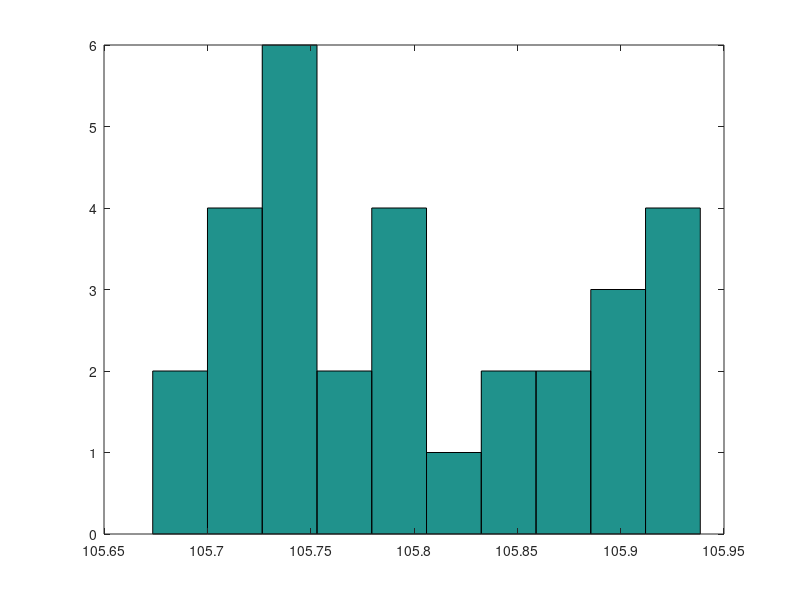

Source code (MATLAB): (Note: this script raises an error after producing the figure.)

% Simula 15000 velocidades aleatorias en el rango definido
velocidades = 105.67 + 0.3*rand(30, 1);
hist(velocidades);


medianaT=median(velocidades);

%{
    B. Si la velocidad media es mayor a la velocidad superada por el 50 % de los carros, se debe poner una señal
       de tránsito de alerta en el tramo. Determine si finalmente se debe poner la señal o no.
%}

    %Calcular la media
    mediaT = mean(velocidades)

    %Calcular el percentil 50%
    prct50 = prctile(velocidades,50)

    %Comparamos

    disp("Media de los datos: " + mediaT + " <-----> Percentil 50%: " + prct50)


%{
    C. Se multa a los conductores cuya velocidad est ́e a mas de 2 desviaciones típicas a la derecha de la velocidad
       modal. La multa es de 500 mil pesos. Estime aproximadamente cu ́anto ser ́ıa la recaudaci ́on por multa para este
       grupo.

%}

    %Calcular la desviación estandar
    devEstandar = std(velocidades);

    limiteVelocidad = mediaT + 2*devEstandar;
    o= find(velocidades>limiteVelocidad);
    multas = length(o) * 500000;

    display("Se recaudaran: COP $" + multas + " en multas." )



%{
    C. Un inspector de tr ́ansito afirma que si hace falta poner la señal de tránsito porque al menos el 65 % de
       los vehículos sobrepasan los 100 km/h. Qué opina de la afirmación del inspector?
%}
 

    %Calcular el percentil 65%
    prct65 = prctile(velocidades,65);

    disp("Media de los datos: " + mediaT + " <-----> Percentil 65%: " + prct65 + " <-----> Mediana: " + medianaT);


%{
    D. Construya un boxplot aproximado de las velocidades calculando con detalle el valor de ambos bigotes.
       Determine con base en el boxplot si habrían velocidades extremas. Justifique
%}
 
    boxplot(velocidades);


   
